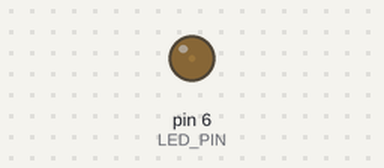
This sketch was run on a simulated Arduino Uno, built with avr-gcc and run on an emulated ATmega328P. Parts: output pins drawn as LEDs (lit = HIGH).

Above: at 0.05 s.
At 0.5 s:
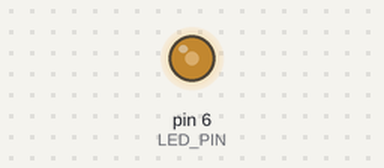
At 0.95 s:
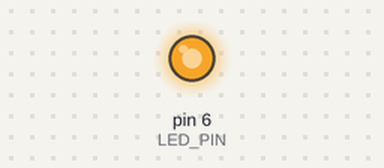
At 1.8 s:
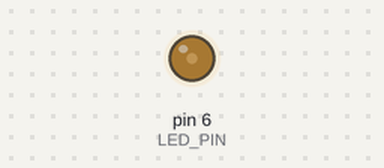
Timing chart, 0 to 4.7 s (numbered marks = the images above):
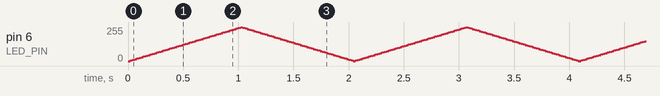

The sketch:

fading.ino
```cpp
#include "LedExt.h"

// the pin must by a PWM one
#define LED_PIN 6

LightExt* led;
int brightness;
int fadeAmount;

void setup(){
  brightness = 0;
  fadeAmount = 5;
  led = new LedExt(LED_PIN,brightness);
  led->switchOn();
}

void loop(){
  led->setIntensity(brightness);
  brightness = brightness + fadeAmount;

  if (brightness == 0 || brightness == 255) {
    fadeAmount = -fadeAmount ;
  }
  delay(20);

};
```

Led.cpp
```cpp
#include "Led.h"
#include "Arduino.h"

Led::Led(int pin){
  this->pin = pin;
  pinMode(pin,OUTPUT);
}

void Led::switchOn(){
  digitalWrite(pin,HIGH);
}

void Led::switchOff(){
  digitalWrite(pin,LOW);
};
```

Led.h
```cpp
#ifndef __LED__
#define __LED__

#include "Light.h"

class Led: public Light {
public:
  Led(int pin);
  void switchOn();
  void switchOff();
protected:
  int pin;
};

#endif
```

LedExt.cpp
```cpp
#include "LedExt.h"
#include "Arduino.h"

LedExt::LedExt(int pin) : Led(pin) {
  currentIntensity = 128;
  isOn = false;
}

LedExt::LedExt(int pin, int intensity) : Led(pin) {
  isOn = false;
  currentIntensity = intensity;
}

void LedExt::switchOn(){
  analogWrite(pin,currentIntensity);
  isOn = true;
}

void LedExt::setIntensity(int value){
 currentIntensity = value;
 if (isOn){
   analogWrite(pin,currentIntensity);
 }
}

void LedExt::switchOff(){
  analogWrite(pin,0);
  isOn = false;
}
```

LedExt.h
```cpp
#ifndef __LED_EXT__
#define __LED_EXT__

#include "Led.h"
#include "LightExt.h"

class LedExt:  public LightExt, public Led {
public:
  LedExt(int pin);
  LedExt(int pin, int intensity);
  void switchOn();
  void switchOff();
  void setIntensity(int v);
private:
  int currentIntensity;
  bool isOn;
};

#endif
```

Light.h
```cpp
#ifndef __LIGHT__
#define __LIGHT__

class Light {
public:
  virtual void switchOn() = 0;
  virtual void switchOff() = 0;
};

#endif
```

LightExt.h
```cpp
#ifndef __LIGHT_EXT__
#define __LIGHT_EXT__

#include "Light.h"

class LightExt : public Light {
public:
  virtual void setIntensity(int) = 0;
};

#endif
```
